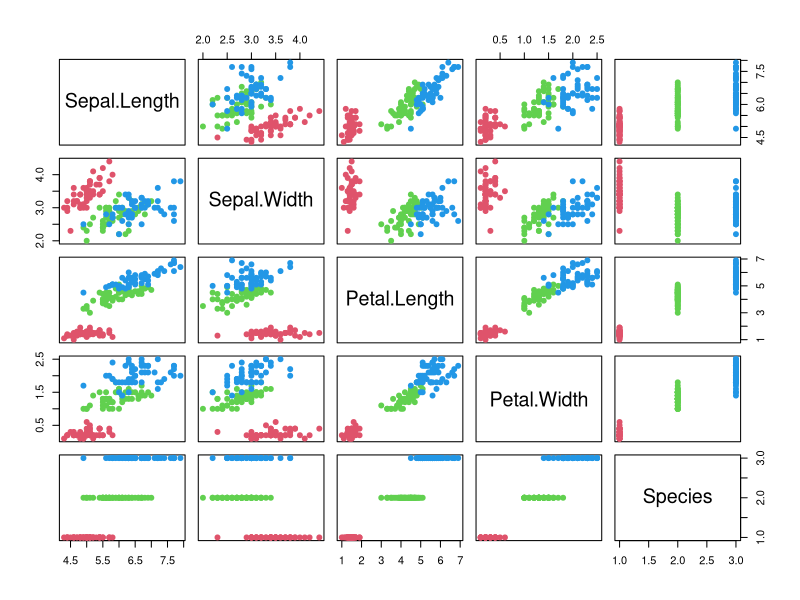

Generate this figure with R:
## ---- chunk 1
iris [1:3, ]
## ---- chunk 2
pairs (iris, col = as.numeric (iris$Species) + 1, pch = 19)
## ---- chunk 3
"sdklfjsalj"
